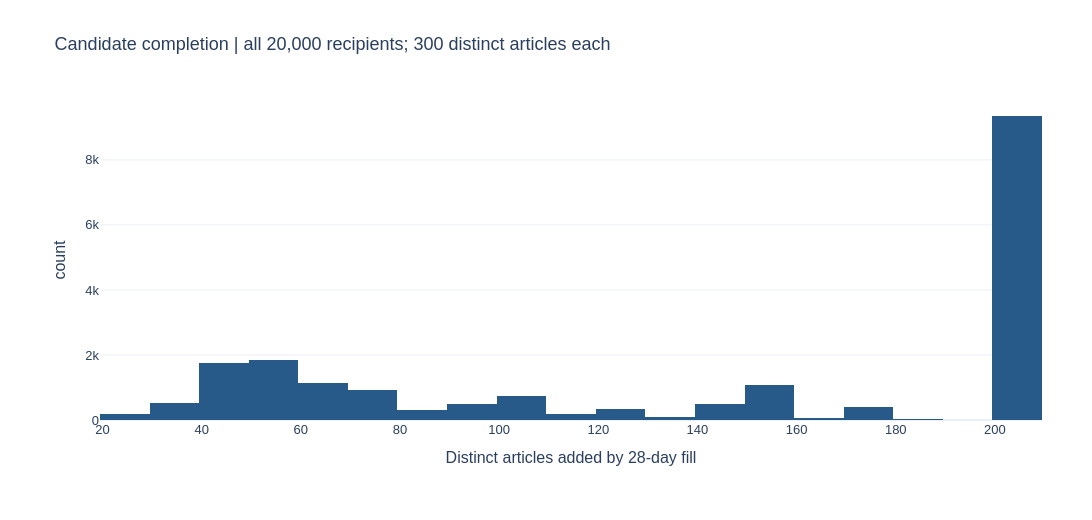

The notebook cell saved with this chart:
### Markdown cell above
## 3. Candidate sources and deterministic priority

1. The latest 30 distinct personal articles, ties by article ID.
2. Global top 100 articles by 7-day purchase-row count.
3. Top 50 recent articles in each of the customer's three preferred product types.
4. Fill to 300 distinct articles using 28-day global popularity.

Preferred types use 180-day personal row counts, ties by type name. Within a type, popularity uses 7-day rows, ties by article ID. Source overlap is deduplicated. Previously purchased articles remain eligible. A customer without history uses global popularity. No future target article is injected into the pool.

### Code cell
pools,memberships,baseline_rows,candidate_audit=retrieve_candidates(customer_ids,context)
assert all(len(values)==len(set(values))==300 for values in pools.values())
assert candidate_audit['history_proposed'].le(30).all()
assert candidate_audit['global_proposed'].le(100).all()
assert candidate_audit['category_proposed'].le(150).all()
display(candidate_audit.describe())
fig=px.histogram(candidate_audit,x='fallback_added',nbins=30,
    labels={'fallback_added':'Distinct articles added by 28-day fill','count':'Cohort customers'},
    title='Candidate completion | all 20,000 recipients; 300 distinct articles each')
show_figure(fig,PROJECT_ROOT,'candidates_fallback')

### Figure 1 — Plotly figure (JSON) as saved in the notebook; plotly's stock layout.template omitted (floating-point values rounded to 4 significant figures; data arrays with more than 128 entries replaced by an {"elided": "..."} marker saying what was removed)
{"data": [{"bingroup": "x", "hovertemplate": "Distinct articles added by 28-day fill=%{x}<br>count=%{y}<extra></extra>", "legendgroup": "", "marker": {"color": "#285A89", "pattern": {"shape": ""}}, "name": "", "nbinsx": 30, "orientation": "v", "showlegend": false, "type": "histogram", "x": {"elided": "20000 int values"}, "xaxis": "x", "yaxis": "y"}], "layout": {"barmode": "relative", "font": {"family": "Arial", "size": 13}, "height": 520, "legend": {"orientation": "h", "tracegroupgap": 0, "x": 0, "y": 1.02, "yanchor": "bottom"}, "margin": {"b": 100, "l": 100, "r": 50, "t": 100}, "title": {"font": {"size": 18}, "text": "Candidate completion | all 20,000 recipients; 300 distinct articles each"}, "width": 1100, "xaxis": {"anchor": "y", "domain": [0.0, 1.0], "title": {"text": "Distinct articles added by 28-day fill"}}, "yaxis": {"anchor": "x", "domain": [0.0, 1.0], "title": {"text": "count"}}}}
